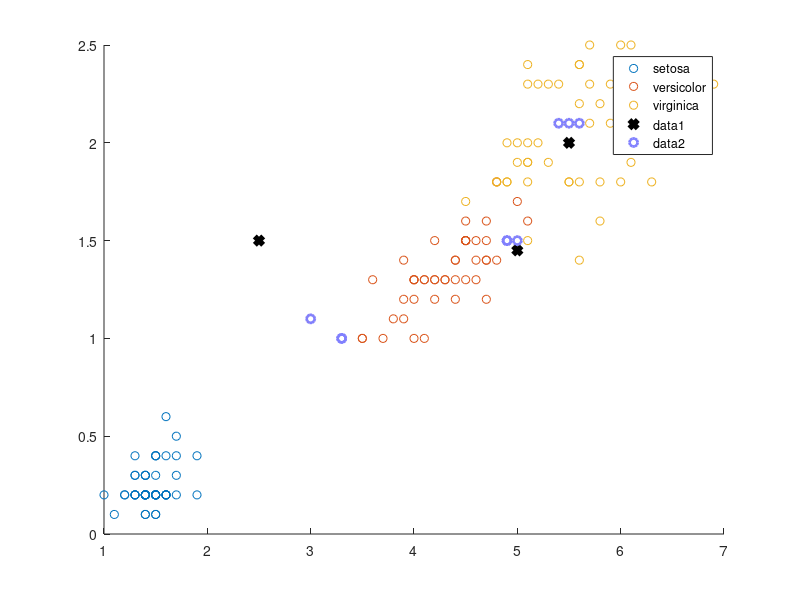

The MATLAB script that drew this image: (Note: this script raises an error after producing the figure.)
clear all;
load fisheriris;
x=meas(:,3:4);
whos
y=species;gscatter(x(:,1),x(:,2),y);

newpoint=[5.5 2; 2.5 1.5; 5 1.45];
line(newpoint(:,1),newpoint(:,2),'color','k','marker','x','linewidth',4,'linestyle','none');
[id,d]=knnsearch(x,newpoint,'k',3);
line(x(id,1),x(id,2),'color',[.5 .5 1],'marker','o','linewidth',2,'linestyle','none');
% xlim([0 1.75]);
% ylim([0 0.75]);
mldminko=fitcknn(x,y,'NumNeighbors',3,'distance','minkowski');
mldcity=fitcknn(x,y,'NumNeighbors',5,'distance','cityblock');
mldceuc=fitcknn(x,y,'NumNeighbors',7);
% label=predict(mld,newpoint)
tabulate(y(id(1,:)))
tabulate(y(id(2,:)))

labelmin=predict(mldminko,newpoint)
labecity=predict(mldcity,newpoint)
labeleuc=predict(mldceuc,newpoint)
resubLoss(mldminko)
resubLoss(mldcity)
resubLoss(mldceuc)